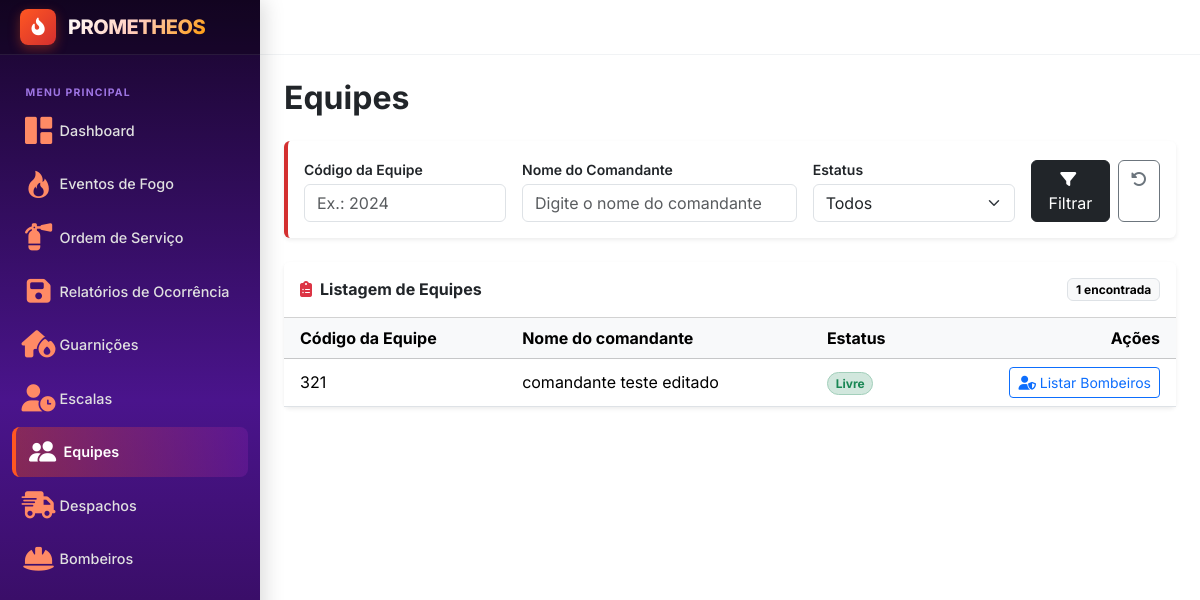
Page /equipes on the earlier database version.
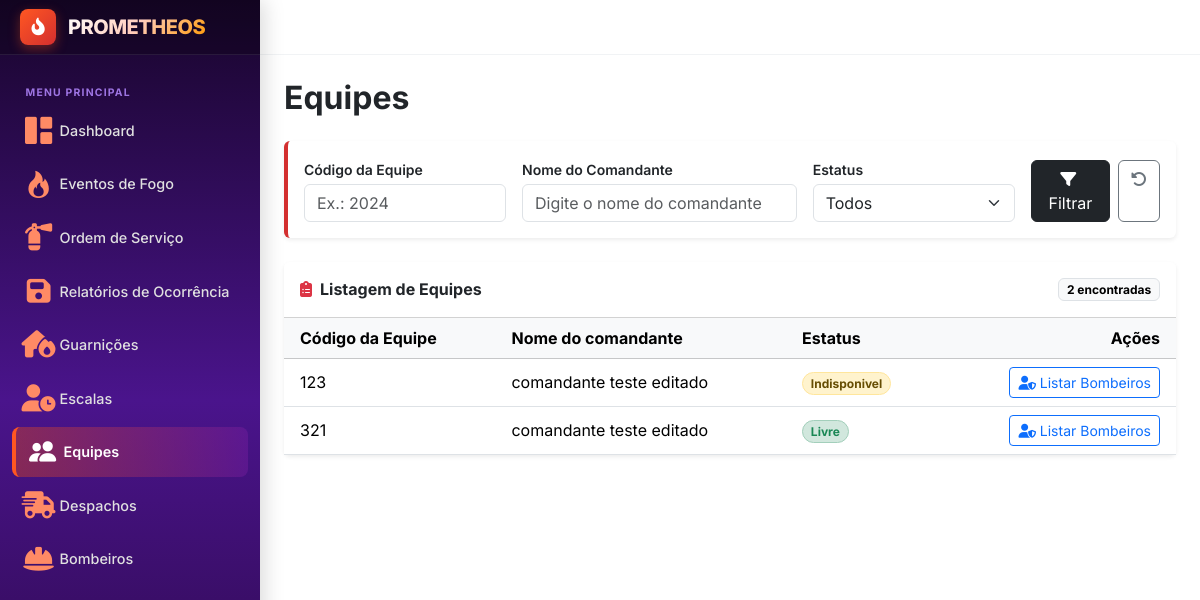
Same page on the later database version.
### gestao/models.py (models this page shows, shortened)
class Equipe(models.Model):
    id = models.IntegerField(primary_key=True)
    codigo = models.IntegerField()
    estatus = models.CharField(choices=Estatus, default=Estatus.LIVRE)
    id_comandante = models.ForeignKey("usuario.Bombeiro", on_delete=models.PROTECT)
    @property
    def nomeComandante(self):
           if self.id_comandante:
                  return self.id_comandante.id_usuario.nome
           return None

### usuario/models.py (models this page shows, shortened)
class Bombeiro(models.Model):
    id_usuario = models.OneToOneField(Usuario, on_delete=models.CASCADE)
    id_equipe = models.ForeignKey(Equipe, on_delete=models.PROTECT, blank=True, null=True)
    id_escala = models.ForeignKey(Escala, on_delete=models.SET_NULL, null=True, blank=True, related_name="bombeiros")
    matricula = models.IntegerField(primary_key=True)
    estatus = models.CharField(choices=Estatus.choices, default=Estatus.LIVRE)

class Usuario(models.Model):
    class perfil(models.TextChoices):
        ADMIN = "ADMIN"
        SALA_SITUACAO = "SALA_SITUACAO"
        COMANDO = "COMANDO"
        COMBATENTE = "COMBATENTE"
    id = models.IntegerField(primary_key=True)
    nome = models.CharField(max_length=50)
    email = models.EmailField()
    perfil = models.CharField(choices=perfil.choices)

### gestao/views.py (the view)
# urls.py: path('equipes', views.equipes, name='equipe'),
def equipes(request):
    equipes = Equipe.objects.all().order_by("codigo")
    filtros = {
        "codigo" : request.GET.get("codigo", ""),
        "estatus" : request.GET.get("estatus", ""),
        "comandante" : request.GET.get("comandante", "").strip()
    }
    if filtros["codigo"]:
        equipes = equipes.filter(codigo=filtros["codigo"])
    if filtros['estatus']:
        equipes = equipes.filter(estatus=filtros["estatus"])
    if filtros["comandante"]:
        equipes = equipes.filter(id_comandante__id_usuario__nome__icontains=filtros["comandante"])
    contexto = {
        "equipes" : equipes,
        "filtros" : filtros,
        "estatus_opcoes" : Equipe._meta.get_field("estatus").choices
    }
    return render(request, 'gestao/equipes.html', contexto)

### templates/gestao/equipes.html (shortened to what the changed rows need)
{% extends "layout.html" %}
{% block content %}
<div class="d-flex flex-wrap align-items-start justify-content-between gap-3 mb-4">
    <div>
        <h1 class="h2 fw-bold mb-0">Equipes</h1>
    </div>
</div>
<div class="card border-0 shadow-sm">
    <div class="card-header bg-white d-flex align-items-center justify-content-between py-3">
        <h2 class="h6 fw-bold mb-0">
            <i class="fa-solid fa-clipboard-list text-danger me-2"></i>Listagem de Equipes
        </h2>
        <span class="badge text-bg-light border">{{ equipes|length }} encontrada{{ equipes|length|pluralize }}</span>
    </div>
    <div class="table-responsive">
        <table class="table table-hover align-middle mb-0">
            <thead class="table-light">
                <tr>
                    <th scope="col" class="ps-3">Código da Equipe</th>
                    <th scope="col">Nome do comandante</th>
                    <th scope="col">Estatus</th>
                    <th scope="col" class="text-end pe-3">Ações</th>
                </tr>
            </thead>
            <tbody>
                {% for equipe in equipes %}
                <tr>
                    <td class="ps-3">{{ equipe.codigo }}</td>
                    <td>{{ equipe.nomeComandante }}</td>
                    <td>
                        {% if equipe.estatus == "LIVRE" %}
                        <span class="badge bg-success-subtle text-success border border-success-subtle rounded-pill">{{ equipe.get_estatus_display }}</span>
                        {% elif equipe.estatus == "INDISPONIVEL" %}
                        <span class="badge bg-warning-subtle text-warning-emphasis border border-warning-subtle rounded-pill">{{ equipe.get_estatus_display }}</span>
                        {% else %}
                        <span class="badge bg-secondary-subtle text-secondary border border-secondary-subtle rounded-pill">{{ equipe.get_estatus_display|default:equipe.estatus }}</span>
                        {% endif %}
                    </td>
                    <td class="text-end pe-3 text-nowrap">
                        <button type="button" class="btn btn-sm btn-outline-primary"
                                data-bs-toggle="modal" data-bs-target="#modalBombeiros"
                                data-url="{% url 'listaBombeiro' equipe.pk %}"
                                data-equipe="{{ equipe.codigo }}"
                                aria-label="Listar bombeiros da equipe {{ equipe.codigo }}">
                            <i class="fa-solid fa-user-shield"></i> Listar Bombeiros
                        </button>
                    </td>
                </tr>
                {% endfor %}
            </tbody>
        </table>
    </div>
</div>
{% endblock %}

Differences in the rows shown:
added Equipe: codigo "123", nomeComandante "comandante teste editado", estatus "Indisponivel"
Other differences:
{{ equipes|length }}: "1" → "2"
